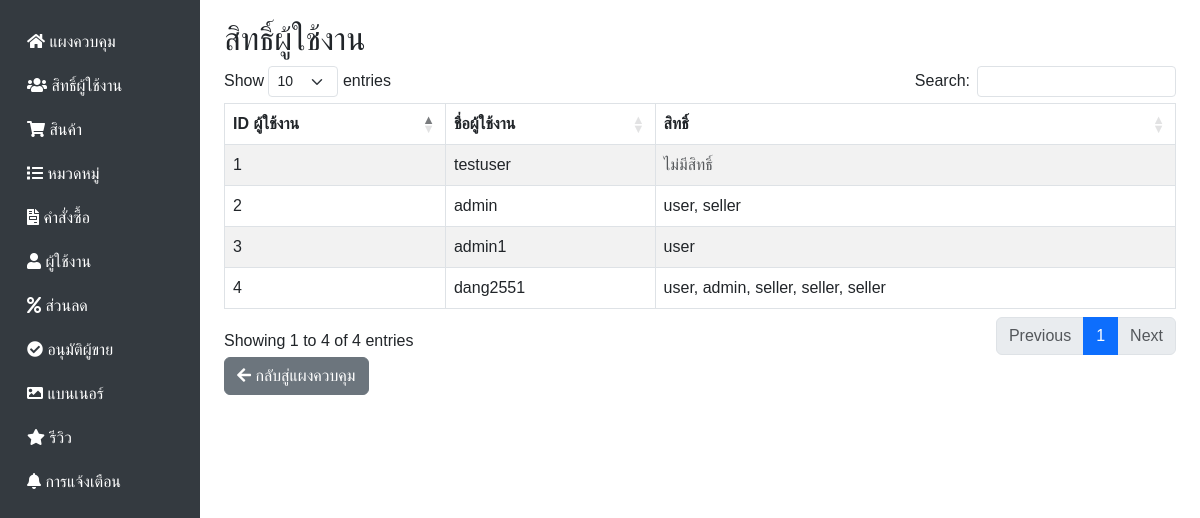
Screenshot of /Admin_dashboard/user_roles.php (signed in) with the database file from the repository.
### tables this page shows
CREATE TABLE `users` (
  `user_id` int(11) NOT NULL,
  `username` varchar(50) NOT NULL,
  `email` varchar(100) NOT NULL,
  `password` varchar(255) NOT NULL,
  `first_name` varchar(50) DEFAULT NULL,
  `last_name` varchar(50) DEFAULT NULL,
  `created_at` timestamp NOT NULL DEFAULT current_timestamp(),
  `reset_token` varchar(255) DEFAULT NULL,
  `reset_token_expires` int(11) DEFAULT NULL,
  `phone_number` varchar(20) DEFAULT NULL,
  `address` text DEFAULT NULL,
  `is_active` tinyint(1) NOT NULL DEFAULT 1
);

### Admin_dashboard/user_roles.php (the view, shortened to what this page needs)
<?php
require_once 'db_config.php';
$sql = "SELECT u.user_id, u.username, GROUP_CONCAT(r.role_name SEPARATOR ', ') AS roles
        FROM users u
        LEFT JOIN user_roles ur ON u.user_id = ur.user_id
        LEFT JOIN roles r ON ur.role_id = r.role_id
        GROUP BY u.user_id, u.username";
$result = $conn->query($sql);
?>
    <!DOCTYPE html>
    <html lang="th">
    <head>
        <link href="https://cdn.jsdelivr.net/npm/bootstrap@5.3.0/dist/css/bootstrap.min.css" rel="stylesheet">
        <link rel="stylesheet" href="https://cdn.datatables.net/1.11.5/css/dataTables.bootstrap5.min.css">
        <link rel="stylesheet" href="https://cdnjs.cloudflare.com/ajax/libs/font-awesome/5.15.4/css/all.min.css">
    </head>
    <body>
    <div class="container-fluid">
        <div class="row">
            <nav id="sidebar" class="col-md-3 col-lg-2 d-md-block sidebar">
                <?php include 'sidebar.php'; ?>
            </nav>
            <main role="main" class="col-md-9 ml-sm-auto col-lg-10 px-md-4 content">
                <h2>สิทธิ์ผู้ใช้งาน</h2>
                <div class="table-responsive">
                    <table id="userRolesTable" class="table table-striped table-bordered" style="width:100%">
                        <thead>
                        <tr>
                            <th>ID ผู้ใช้งาน</th>
                            <th>ชื่อผู้ใช้งาน</th>
                            <th>สิทธิ์</th>
                        </tr>
                        </thead>
                        <tbody>
                        <?php
                        if ($result->num_rows > 0) {
                            while($row = $result->fetch_assoc()) {
                                echo "<tr>";
                                echo "<td>" . $row["user_id"]. "</td>";
                                echo "<td>" . htmlspecialchars($row["username"]). "</td>";
                                echo "<td>" . ($row["roles"] ? htmlspecialchars($row["roles"]) : "<span class='text-muted'>ไม่มีสิทธิ์</span>") . "</td>";
                                echo "</tr>";
                            }
                        }
                        ?>
                        </tbody>
                    </table>
                </div>
                <a href="dashboard.php" class="btn btn-secondary"><i class="fas fa-arrow-left"></i> กลับสู่แผงควบคุม</a>
            </main>
        </div>
    </div>
    </body>
    </html>

### Admin_dashboard/user_roles.php (style rules this page uses)
body { font-family: 'Arial', sans-serif; }
.sidebar { height: 100vh; background-color: #343a40; color: white; padding-top: 20px; }
.content { padding: 20px; }

### rows the page displays
users: user_id "1", username "testuser", shows "ไม่มีสิทธิ์"
users: user_id "2", username "admin", roles "user, seller"
users: user_id "3", username "admin1", roles "user"
users: user_id "4", username "dang2551", roles "user, admin, seller, seller, seller"
